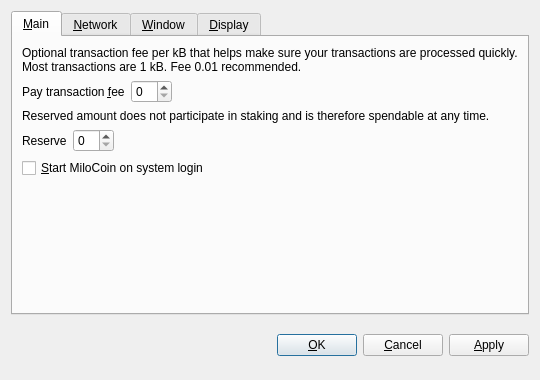
<?xml version="1.0" encoding="UTF-8"?>
<ui version="4.0">
 <class>OptionsDialog</class>
 <widget class="QDialog" name="OptionsDialog">
  <property name="geometry">
   <rect>
    <x>0</x>
    <y>0</y>
    <width>540</width>
    <height>380</height>
   </rect>
  </property>
  <property name="windowTitle">
   <string>Options</string>
  </property>
  <property name="modal">
   <bool>true</bool>
  </property>
  <layout class="QVBoxLayout" name="verticalLayout">
   <item>
    <widget class="QTabWidget" name="tabWidget">
     <property name="tabPosition">
      <enum>QTabWidget::North</enum>
     </property>
     <property name="currentIndex">
      <number>0</number>
     </property>
     <widget class="QWidget" name="tabMain">
      <attribute name="title">
       <string>&amp;Main</string>
      </attribute>
      <layout class="QVBoxLayout" name="verticalLayout_Main">
       <item>
        <widget class="QLabel" name="transactionFeeInfoLabel">
         <property name="text">
          <string>Optional transaction fee per kB that helps make sure your transactions are processed quickly. Most transactions are 1 kB. Fee 0.01 recommended.</string>
         </property>
         <property name="textFormat">
          <enum>Qt::PlainText</enum>
         </property>
         <property name="wordWrap">
          <bool>true</bool>
         </property>
        </widget>
       </item>
       <item>
        <layout class="QHBoxLayout" name="horizontalLayoutFee">
         <item>
          <widget class="QLabel" name="transactionFeeLabel">
           <property name="text">
            <string>Pay transaction &amp;fee</string>
           </property>
           <property name="textFormat">
            <enum>Qt::PlainText</enum>
           </property>
           <property name="buddy">
            <cstring>transactionFee</cstring>
           </property>
          </widget>
         </item>
         <item>
          <widget class="BitcoinAmountField" name="transactionFee"/>
         </item>
         <item>
          <spacer name="horizontalSpacerFee">
           <property name="orientation">
            <enum>Qt::Horizontal</enum>
           </property>
           <property name="sizeHint" stdset="0">
            <size>
             <width>40</width>
             <height>20</height>
            </size>
           </property>
          </spacer>
         </item>
        </layout>
       </item>
       <item>
        <widget class="QLabel" name="reserveBalanceInfoLabel">
         <property name="text">
          <string>Reserved amount does not participate in staking and is therefore spendable at any time.</string>
         </property>
         <property name="textFormat">
          <enum>Qt::PlainText</enum>
         </property>
         <property name="wordWrap">
          <bool>true</bool>
         </property>
        </widget>
       </item>
       <item>
        <layout class="QHBoxLayout" name="horizontalLayoutReserveBalance">
         <item>
          <widget class="QLabel" name="reserveBalanceLabel">
           <property name="text">
            <string>Reserve</string>
           </property>
           <property name="textFormat">
            <enum>Qt::PlainText</enum>
           </property>
           <property name="buddy">
            <cstring>reserveBalance</cstring>
           </property>
          </widget>
         </item>
         <item>
          <widget class="BitcoinAmountField" name="reserveBalance"/>
         </item>
         <item>
          <spacer name="horizontalSpacerReserveBalance">
           <property name="orientation">
            <enum>Qt::Horizontal</enum>
           </property>
           <property name="sizeHint" stdset="0">
            <size>
             <width>40</width>
             <height>20</height>
            </size>
           </property>
          </spacer>
         </item>
        </layout>
       </item>
       <item>
        <widget class="QCheckBox" name="bitcoinAtStartup">
         <property name="toolTip">
          <string>Automatically start MiloCoin after logging in to the system.</string>
         </property>
         <property name="text">
          <string>&amp;Start MiloCoin on system login</string>
         </property>
        </widget>
       </item>
       <item>
        <spacer name="verticalSpacer_Main">
         <property name="orientation">
          <enum>Qt::Vertical</enum>
         </property>
         <property name="sizeHint" stdset="0">
          <size>
           <width>20</width>
           <height>40</height>
          </size>
         </property>
        </spacer>
       </item>
      </layout>
     </widget>
     <widget class="QWidget" name="tabNetwork">
      <attribute name="title">
       <string>&amp;Network</string>
      </attribute>
      <layout class="QVBoxLayout" name="verticalLayout_Network">
       <item>
        <widget class="QCheckBox" name="mapPortUpnp">
         <property name="toolTip">
          <string>Automatically open the MiloCoin client port on the router. This only works when your router supports UPnP and it is enabled.</string>
         </property>
         <property name="text">
          <string>Map port using &amp;UPnP</string>
         </property>
        </widget>
       </item>
       <item>
        <widget class="QCheckBox" name="connectSocks">
         <property name="toolTip">
          <string>Connect to the MiloCoin network through a SOCKS proxy (e.g. when connecting through Tor).</string>
         </property>
         <property name="text">
          <string>&amp;Connect through SOCKS proxy:</string>
         </property>
        </widget>
       </item>
       <item>
        <layout class="QHBoxLayout" name="horizontalLayout_Network">
         <item>
          <widget class="QLabel" name="proxyIpLabel">
           <property name="text">
            <string>Proxy &amp;IP:</string>
           </property>
           <property name="textFormat">
            <enum>Qt::PlainText</enum>
           </property>
           <property name="buddy">
            <cstring>proxyIp</cstring>
           </property>
          </widget>
         </item>
         <item>
          <widget class="QValidatedLineEdit" name="proxyIp">
           <property name="maximumSize">
            <size>
             <width>140</width>
             <height>16777215</height>
            </size>
           </property>
           <property name="toolTip">
            <string>IP address of the proxy (e.g. 127.0.0.1)</string>
           </property>
          </widget>
         </item>
         <item>
          <widget class="QLabel" name="proxyPortLabel">
           <property name="text">
            <string>&amp;Port:</string>
           </property>
           <property name="textFormat">
            <enum>Qt::PlainText</enum>
           </property>
           <property name="buddy">
            <cstring>proxyPort</cstring>
           </property>
          </widget>
         </item>
         <item>
          <widget class="QLineEdit" name="proxyPort">
           <property name="maximumSize">
            <size>
             <width>55</width>
             <height>16777215</height>
            </size>
           </property>
           <property name="toolTip">
            <string>Port of the proxy (e.g. 9050)</string>
           </property>
          </widget>
         </item>
         <item>
          <widget class="QLabel" name="socksVersionLabel">
           <property name="text">
            <string>SOCKS &amp;Version:</string>
           </property>
           <property name="textFormat">
            <enum>Qt::PlainText</enum>
           </property>
           <property name="buddy">
            <cstring>socksVersion</cstring>
           </property>
          </widget>
         </item>
         <item>
          <widget class="QValueComboBox" name="socksVersion">
           <property name="toolTip">
            <string>SOCKS version of the proxy (e.g. 5)</string>
           </property>
          </widget>
         </item>
         <item>
          <spacer name="horizontalSpacer_Network">
           <property name="orientation">
            <enum>Qt::Horizontal</enum>
           </property>
           <property name="sizeHint" stdset="0">
            <size>
             <width>40</width>
             <height>20</height>
            </size>
           </property>
          </spacer>
         </item>
        </layout>
       </item>
       <item>
        <spacer name="verticalSpacer_Network">
         <property name="orientation">
          <enum>Qt::Vertical</enum>
         </property>
         <property name="sizeHint" stdset="0">
          <size>
           <width>20</width>
           <height>40</height>
          </size>
         </property>
        </spacer>
       </item>
      </layout>
     </widget>
     <widget class="QWidget" name="tabWindow">
      <attribute name="title">
       <string>&amp;Window</string>
      </attribute>
      <layout class="QVBoxLayout" name="verticalLayout_Window">
       <item>
        <widget class="QCheckBox" name="minimizeToTray">
         <property name="toolTip">
          <string>Show only a tray icon after minimizing the window.</string>
         </property>
         <property name="text">
          <string>&amp;Minimize to the tray instead of the taskbar</string>
         </property>
        </widget>
       </item>
       <item>
        <widget class="QCheckBox" name="minimizeOnClose">
         <property name="toolTip">
          <string>Minimize instead of exit the application when the window is closed. When this option is enabled, the application will be closed only after selecting Quit in the menu.</string>
         </property>
         <property name="text">
          <string>M&amp;inimize on close</string>
         </property>
        </widget>
       </item>
       <item>
        <spacer name="verticalSpacer_Window">
         <property name="orientation">
          <enum>Qt::Vertical</enum>
         </property>
         <property name="sizeHint" stdset="0">
          <size>
           <width>20</width>
           <height>40</height>
          </size>
         </property>
        </spacer>
       </item>
      </layout>
     </widget>
     <widget class="QWidget" name="tabDisplay">
      <attribute name="title">
       <string>&amp;Display</string>
      </attribute>
      <layout class="QVBoxLayout" name="verticalLayout_Display">
       <item>
        <layout class="QHBoxLayout" name="horizontalLayout_1_Display">
         <item>
          <widget class="QLabel" name="langLabel">
           <property name="text">
            <string>User Interface &amp;language:</string>
           </property>
           <property name="textFormat">
            <enum>Qt::PlainText</enum>
           </property>
           <property name="buddy">
            <cstring>lang</cstring>
           </property>
          </widget>
         </item>
         <item>
          <widget class="QValueComboBox" name="lang">
           <property name="toolTip">
            <string>The user interface language can be set here. This setting will take effect after restarting MiloCoin.</string>
           </property>
          </widget>
         </item>
        </layout>
       </item>
       <item>
        <layout class="QHBoxLayout" name="horizontalLayout_2_Display">
         <item>
          <widget class="QLabel" name="unitLabel">
           <property name="text">
            <string>&amp;Unit to show amounts in:</string>
           </property>
           <property name="textFormat">
            <enum>Qt::PlainText</enum>
           </property>
           <property name="buddy">
            <cstring>unit</cstring>
           </property>
          </widget>
         </item>
         <item>
          <widget class="QValueComboBox" name="unit">
           <property name="toolTip">
            <string>Choose the default subdivision unit to show in the interface and when sending coins.</string>
           </property>
          </widget>
         </item>
        </layout>
       </item>
       <item>
        <widget class="QCheckBox" name="displayAddresses">
         <property name="toolTip">
          <string>Whether to show MiloCoin addresses in the transaction list or not.</string>
         </property>
         <property name="text">
          <string>&amp;Display addresses in transaction list</string>
         </property>
        </widget>
       </item>
       <item>
        <widget class="QCheckBox" name="coinControlFeatures">
         <property name="toolTip">
          <string>Whether to show coin control features or not.</string>
         </property>
         <property name="text">
          <string>Display coin &amp;control features (experts only!)</string>
         </property>
        </widget>
       </item>
       <item>
        <spacer name="verticalSpacer_Display">
         <property name="orientation">
          <enum>Qt::Vertical</enum>
         </property>
         <property name="sizeHint" stdset="0">
          <size>
           <width>20</width>
           <height>40</height>
          </size>
         </property>
        </spacer>
       </item>
      </layout>
     </widget>
    </widget>
   </item>
   <item>
    <layout class="QHBoxLayout" name="horizontalLayout_Buttons">
     <item>
      <spacer name="horizontalSpacer_1">
       <property name="orientation">
        <enum>Qt::Horizontal</enum>
       </property>
       <property name="sizeHint" stdset="0">
        <size>
         <width>40</width>
         <height>48</height>
        </size>
       </property>
      </spacer>
     </item>
     <item>
      <widget class="QLabel" name="statusLabel">
       <property name="font">
        <font>
         <weight>75</weight>
         <bold>true</bold>
        </font>
       </property>
       <property name="text">
        <string/>
       </property>
       <property name="textFormat">
        <enum>Qt::PlainText</enum>
       </property>
       <property name="wordWrap">
        <bool>true</bool>
       </property>
      </widget>
     </item>
     <item>
      <spacer name="horizontalSpacer_2">
       <property name="orientation">
        <enum>Qt::Horizontal</enum>
       </property>
       <property name="sizeHint" stdset="0">
        <size>
         <width>40</width>
         <height>48</height>
        </size>
       </property>
      </spacer>
     </item>
     <item>
      <widget class="QPushButton" name="okButton">
       <property name="text">
        <string>&amp;OK</string>
       </property>
      </widget>
     </item>
     <item>
      <widget class="QPushButton" name="cancelButton">
       <property name="text">
        <string>&amp;Cancel</string>
       </property>
       <property name="autoDefault">
        <bool>false</bool>
       </property>
      </widget>
     </item>
     <item>
      <widget class="QPushButton" name="applyButton">
       <property name="text">
        <string>&amp;Apply</string>
       </property>
       <property name="autoDefault">
        <bool>false</bool>
       </property>
      </widget>
     </item>
    </layout>
   </item>
  </layout>
 </widget>
 <customwidgets>
  <customwidget>
   <class>BitcoinAmountField</class>
   <extends>QSpinBox</extends>
   <header>bitcoinamountfield.h</header>
  </customwidget>
  <customwidget>
   <class>QValueComboBox</class>
   <extends>QComboBox</extends>
   <header>qvaluecombobox.h</header>
  </customwidget>
  <customwidget>
   <class>QValidatedLineEdit</class>
   <extends>QLineEdit</extends>
   <header>qvalidatedlineedit.h</header>
  </customwidget>
 </customwidgets>
 <resources/>
 <connections/>
</ui>
